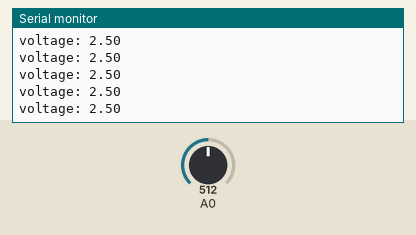
Simulated run of this sketch. Board: Arduino Uno, built with avr-gcc and run on an emulated ATmega328P. Shown: the last lines printed to the serial monitor. Inputs (shaded band) come from the test bench; at power-on: A0 = 512.

Above: at 1.2 s.
1.3 s: A0 set to 716
At 2.0 s:
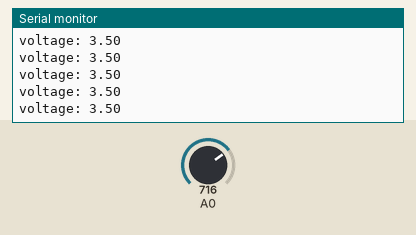
2.8 s: A0 set to 900
At 3.4 s:
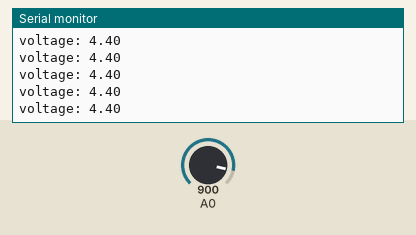
Timing chart, 0 to 5.8 s (numbered marks = the images above; inputs shaded):
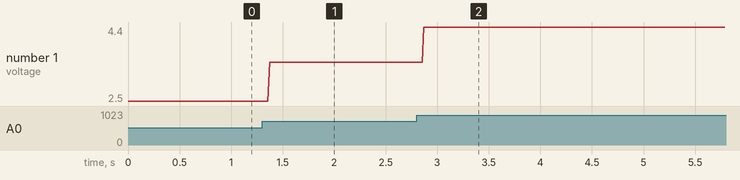

The sketch:

12.Connectpotentiometer.ino
```cpp
void setup() {
  // put your setup code here, to run once:
Serial.begin(9600);
}

void loop() {
  // put your main code here, to run repeatedly:
int sensorValue = analogRead(A0); // Reads the value of voltage
float voltage = sensorValue * (5.0 / 1023.0); // transforms the voltage to a 10 bit
Serial.print("voltage: ");  // prints "voltage: "
Serial.println(voltage);  // prints the voltage transformed to the 10 bit value
}
```

Measured:
- after the input at 1.3 s, the serial monitor: prints a new line after 0.07 s (image 1)
- after the input at 2.8 s, the serial monitor: prints a new line after 0.07 s (image 2)
- plotted number 1: 2.5 → 3.5 after the input at 1.3 s, 3.5 → 4.4 after the input at 2.8 s
